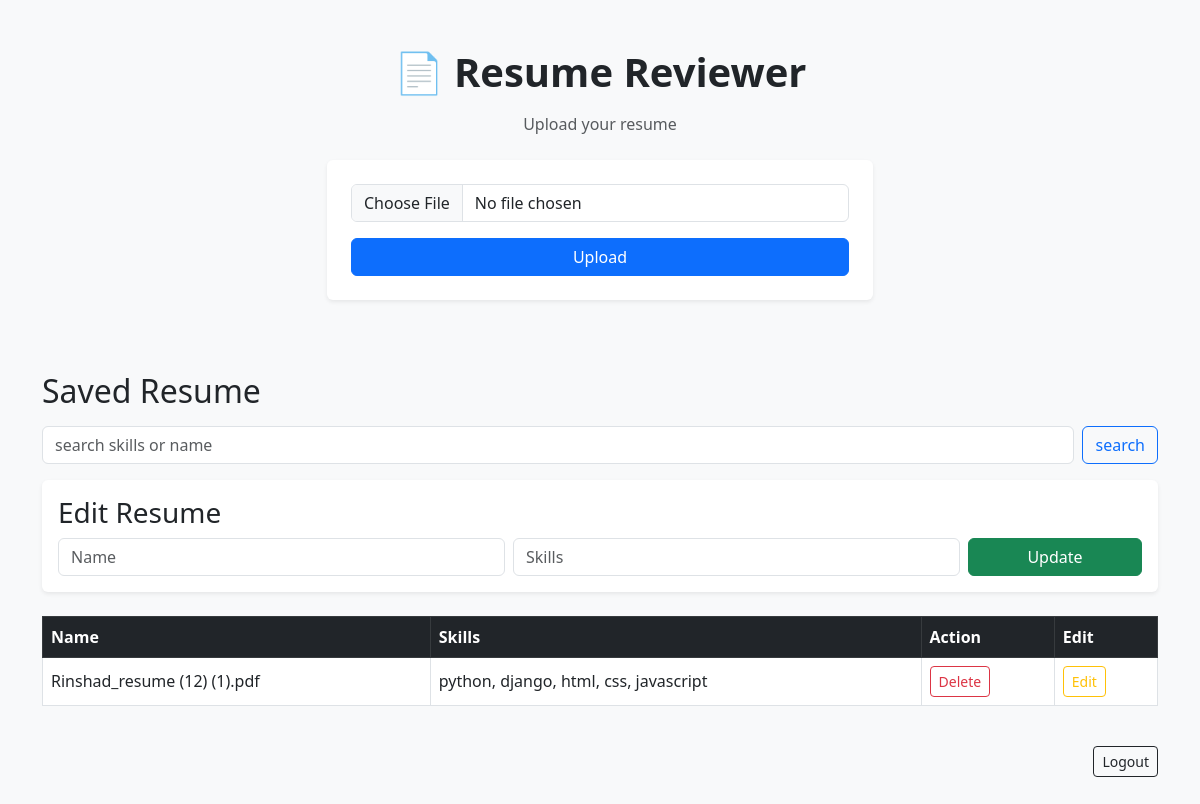
The page / (signed in) on the database as committed earlier.
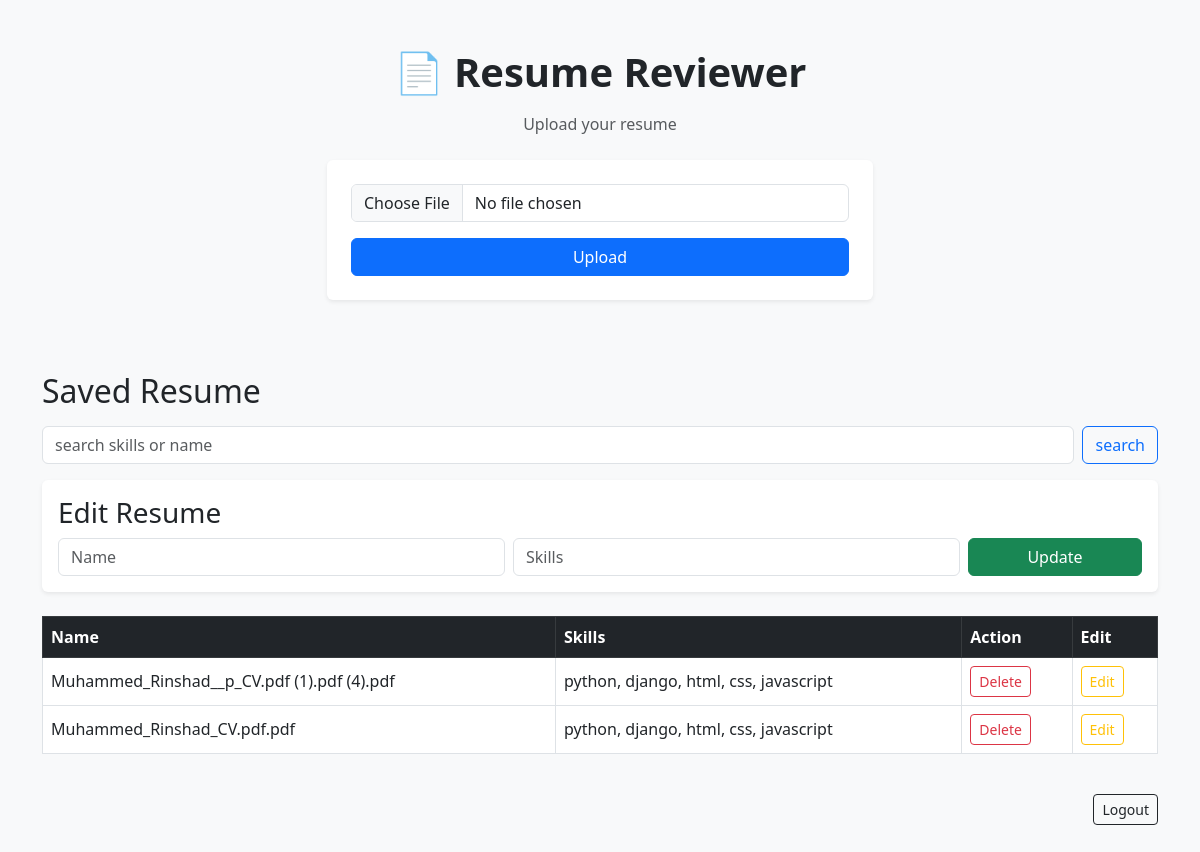
The same page on the database as committed later.
### resume_app/models.py (models this page shows, shortened)
class Resume(models.Model):
    user = models.ForeignKey(User, on_delete=models.CASCADE)
    name = models.CharField(max_length=100)
    skills = models.TextField()

### resume_app/views.py (the view, shortened to what this page needs)
# urls.py: path('', views.index,name = "index"),
def index(request):
    if not request.user.is_authenticated:
        return redirect("login")
    feedback = []
    data = Resume.objects.filter(user = request.user)
    return render(request, "home.html", {
        "feedback": feedback,
        "data" : data
        })

### resume_app/templates/home.html (shortened to what this page needs)
<!DOCTYPE html>
<html lang="en">
<head>
    <link href="https://cdn.jsdelivr.net/npm/bootstrap@5.3.0/dist/css/bootstrap.min.css" rel="stylesheet">
</head>
<body class="bg-light">
<div class="container py-5">
    <h1 class="text-center fw-bold mb-3">📄 Resume Reviewer</h1>
    <p class="text-center text-muted mb-4"> Upload your resume</p>
<div class="row justify-content-center">
    <div class="col-md-6">
    <form method="post" enctype="multipart/form-data" class="card p-4 shadow-sm border-0">
        <input type="file" name="resume" class="form-control mb-3" required>
        <button type="submit" class="btn btn-primary w-100"> Upload </button>
    </form>
    </div>
</div>
<div class="mt-5">
    <h2 class="mb-3">Saved Resume</h2>
    <form method="POST" class="d-flex gap-2 mb-3">
        <input type="text" name="search" placeholder="search skills or name" class="form-control" required>
        <button type="submit" class="btn btn-outline-primary">search</button>
    </form>
    </div>
<div class="card p-3 mb-4 shadow-sm border-0">
    <h3>Edit Resume</h3>
    <form method="POST" class="row g-2">
    <div class="col-md-5">
        <input type="text" name="name" placeholder="Name" value="{{ edit_data.name}}" class="form-control" required>
    </div>
    <div class="col-md-5">
        <input type="text" name="skills" placeholder="Skills" value="{{ edit_data.skills }}" class="form-control" required>
    </div>
        <div class="col-md-2">
            <button class="btn btn-success w-100">Update</button>
        </div>
    </form>
</div>
<div class="table-responsive">
    <table class="table table-hover table-bordered align-middle bg-white">
        <thead class="table-dark">
        <tr>
            <th>Name</th>
            <th>Skills</th>
            <th>Action</th>
            <th>Edit</th>
        </tr>
        </thead>
        <tbody>
    {% for item in data %}
        <tr>
            <td>{{ item.name }} </td>
            <td>{{ item.skills}} </td>
            <td>
            <div class="d-flex gap-2">
                <form method="POST">
                    <button class="btn btn-sm btn-outline-danger" >Delete</button>
                </form>
            </td>
            <td>
                <form method="POST">
                    <button class="btn btn-sm btn-outline-warning">Edit</button>
                </form>
            </td>
        </tr>
        </div>
    {% endfor %}
</div>
    <div class="text-end mt-4">
    <form method="POST" action="{% url 'logout' %}">
        <button class="btn btn-outline-dark btn-sm">Logout</button>
    </form>
    </div>
</body>
</html>

Rows that differ between the two databases and show on the page:
removed Resume: name "Rinshad_resume (12) (1).pdf", skills "python, django, html, css, javascript"
added Resume: name "Muhammed_Rinshad__p_CV.pdf (1).pdf (4).pdf", skills "python, django, html, css, javascript"
added Resume: name "Muhammed_Rinshad_CV.pdf.pdf", skills "python, django, html, css, javascript"
